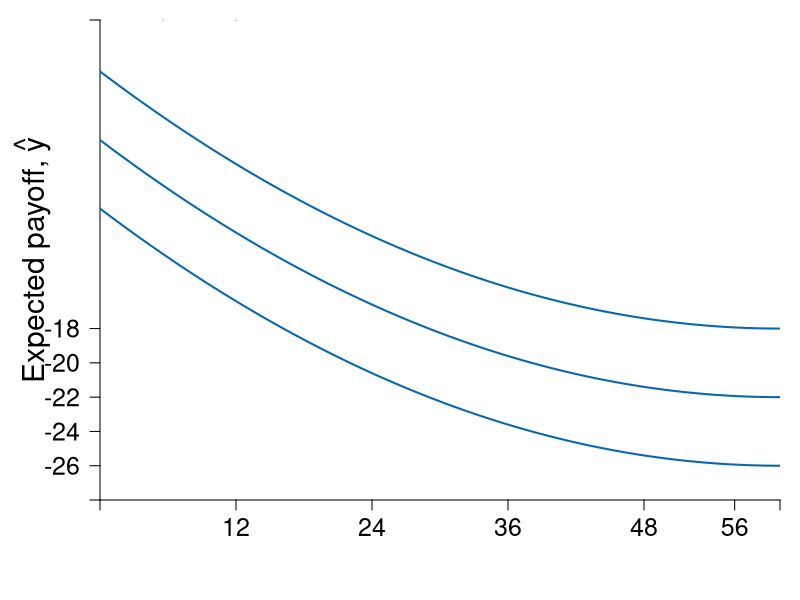

Write the R code that produced this figure.
require(shape)
require(plotrix)

pdf(file = "risk/risk_experiments_losses.pdf", width = 9, height = 7)

# Set parameters for graphics
axislabelsize <- 1.8
labelsize <- 1.5
namesize <- 1.8
annotatesize <- 1.8
graphlinewidth <- 2
segmentlinewidth <- 1.5

COL <- c("#7fc97f", "#beaed4", "#fdc086", "#ffff99", "#386cb0", "#f0027f", "#bf5b17", "#666666")
COLA <- c("#e0f3db", "#99d8c9","#66c2a4","#41ae76", "#238b45", "#005824")
COLB <- c("#c6dbef", "#4eb3d3", "#2b8cbe", "#0868ac","#084081")
COLC <- c("#fcfbfd", "#efedf5", "#dadaeb", "#bcbddc", "#9e9ac8", "#807dba", "#6a51a3", "#54278f", "#3f007d")
grays <- gray.colors(25, start = 1, end = 0, alpha = 1)

a <- c(2, 4, 6)
par(mar =  c(5, 5, 1, 1))
xlims <- c(0, 60)
ylims <- c(-28, 0)

riskreturn <- function(g, int1 = 14, int2 = 4, coeff = 1/3){
  int1 - (int2 - (coeff)*g)^2
}

indiffA <- function(d, intercept = 3, xbar = 60, pbar = 0.5){
  intercept - pbar*d + (1/2)*(pbar/xbar)*d^2
}

# indiffA <- function(d, intercept = 3, xbar = 160, pbar = 0.5){
#   intercept - pbar*d + (1/2)*(pbar/xbar)*d^2
# }

#Plot command 
plot(0, 0, 
     xlim = xlims, 
     ylim = ylims, 
     type = "n",
     xlab = expression(paste("")),
     ylab = expression(paste("")), 
     axes = FALSE,
     cex.lab = axislabelsize, 
     bty = "n", 
     xaxs = "i", 
     yaxs = "i"
)


ticksy <- c(ylims[1], -18, -20, -22, -24, -26, ylims[2])
ylabels <- c(NA, -18, -20, -22, -24, -26, NA)
ticksx <- c(0, 12, 24, 36, 48, 56,  xlims[2])
xlabels <- c(NA, 12, 24, 36, 48, 56, NA)

axis(1, at = ticksx, pos = ylims[1], labels = xlabels, cex.axis = labelsize)
axis(2, at = ticksy, pos = xlims[1], labels = ylabels, las = 1, cex.axis = labelsize)


text(0.5*xlims[2], 13.5, expression(paste("Difference in payoff (good versus bad outcome), ", Delta, ", risk")), xpd = TRUE, cex = axislabelsize)
text(xlims[1] - 6, ylims[2] - 0.5*(ylims[2] - ylims[1]), expression(paste("Expected payoff, ", hat(y) )), xpd = TRUE, cex = axislabelsize, srt = 90) 
# 
# axis.break(axis = 2, bgcol="white", breakcol="black",
#            style="slash", brw=0.01)



npts <- 500 
xx1 <- seq(xlims[1], xlims[2], length.out = npts)
#lines(xx1, riskreturn(xx1), col = COLA[4], lwd = graphlinewidth, lty = 1)
lines(xx1, indiffA(xx1, intercept = -7), col = COLB[4], lwd = graphlinewidth, lty = 1)
#Low
lines(xx1, indiffA(xx1, intercept = -11), col = COLB[4], lwd = graphlinewidth, lty = 1)
#high
lines(xx1, indiffA(xx1, intercept = -3), col = COLB[4], lwd = graphlinewidth, lty = 1)


#lines(xx1, indiffA(xx1, intercept = 21, slope = 0.00235), col = COLB[4], lwd = graphlinewidth, lty = 1)
# lines(xx1, indiffA(xx1, intercept = 5.6), col = COLB[4], lwd = graphlinewidth, lty = 1)
# lines(xx1, indiffA(xx1, intercept = 9), col = COLB[4], lwd = graphlinewidth, lty = 1)

#Setting up the segments for the choices 
# segments(0, 18, 12, 20, lty = 1, col = COLA[4], lwd = graphlinewidth)
# segments(12, 20, 24, 22, lty = 1, col = COLA[4], lwd = graphlinewidth)
# segments(24, 22, 36, 24, lty = 1, col = COLA[4], lwd = graphlinewidth)
# segments(36, 24, 48, 26, lty = 1, col = COLA[4], lwd = graphlinewidth)
# segments(48, 26, 56, 26, lty = 1, col = COLA[4], lwd = graphlinewidth)


#For choice: 
# segments(0, 24, 36, 24, lty = 2, col = "grey", lwd = segmentlinewidth)
# segments(36, 0, 36, 24, lty = 2, col = "grey", lwd = segmentlinewidth)

# points(0, 18, pch = 16, col = "black", cex = 1.5, xpd = TRUE)
# text(0 + 2, 18 - 0.3, expression("L1"), cex = labelsize)
# points(12, 20, pch = 16, col = "black", cex = 1.5, xpd = TRUE)
# text(12 + 2, 20 - 0.2, expression("L2"), cex = labelsize)
# points(24, 22, pch = 16, col = "black", cex = 1.5, xpd = TRUE)
# text(24 + 2, 22 - 0.3, expression("L3"), cex = labelsize)
# points(36, 24, pch = 16, col = "black", cex = 1.5, xpd = TRUE)
# text(36 + 2, 24 - 0.3, expression("L4"), cex = labelsize)
# points(48, 26, pch = 16, col = "black", cex = 1.5, xpd = TRUE)
# text(48 + 2, 26 - 0.3, expression("L5"), cex = labelsize)
# points(56, 26, pch = 16, col = "black", cex = 1.5, xpd = TRUE)
# text(56 + 2, 26 - 0.3, expression("L6"), cex = labelsize)

#Add points a, b, c and c
segments(5.6, 0, 5.6, riskreturn(g = 5.6), lty = 2, col = grays[20], lwd = segmentlinewidth)
segments(0, riskreturn(g = 5.6), 5.6, riskreturn(g = 5.6), lty = 2, col = grays[20], lwd = segmentlinewidth)
points(5.6, riskreturn(g = 5.6), pch = 16, col = "black", cex = 1.5)
text(5.6 + 0.25, riskreturn(g = 5.6) - 0.3, expression(i), cex = labelsize)


segments(12, 0, 12, riskreturn(g = 12) , lty = 2, col = grays[20], lwd = segmentlinewidth)
segments(0, riskreturn(g = 12) , 12, riskreturn(g = 12) , lty = 2, col = grays[20], lwd = segmentlinewidth)
points(12, riskreturn(g = 12) , pch = 16, col = "black", cex = 1.5)
text(12 + 0.25, riskreturn(g = 12) - 0.3, expression(d), cex = labelsize)


points(1.8, riskreturn(g = 1.8) , pch = 16, col = "black", cex = 1.5)
text(1.8 + 0.25, riskreturn(g = 1.8) - 0.3, expression(a), cex = labelsize)


points(9.5, riskreturn(g = 9.5) , pch = 16, col = "black", cex = 1.5)
text(9.5 + 0.25, riskreturn(g = 9.5) - 0.3, expression(b), cex = labelsize)


#Label risk return schedule
text(14, 12.7, expression(paste(omega == g(Delta))), cex = labelsize)

#Label value functions
text(39, 27, expression(u[3]), cex = labelsize)
text(48.5, 27, expression(u[2]), cex = labelsize)
text(56.5, 27, expression(u[1]), cex = labelsize)

Arrows(15, 24, 10, 26.5,
       col = "black", lty = 1, lwd = 2, arr.type = "triangle",
       arr.lwd = 0.5, code = 2)
text(16.5, 25.25, expression(paste("Better")), xpd = TRUE, cex = annotatesize)
#text(8.05, 3.5, expression(paste("due to insurance")), xpd = TRUE)

# Arrows(36, 19.5, 36, 21.7,
#        col = "black", lty = 1, lwd = 2, arr.type = "triangle",
#        arr.lwd = 0.5, code = 2)
# text(36, 19, expression(paste("Slope",  phantom() == -mrs)), xpd = TRUE, cex = annotatesize)
# text(38.1, 17.8, expression(paste(phantom() == frac(-u[Delta],u[hat(y)]))), xpd = TRUE, cex = annotatesize)
#text(8.05, 3.5, expression(paste("due to insurance")), xpd = TRUE)


dev.off()
